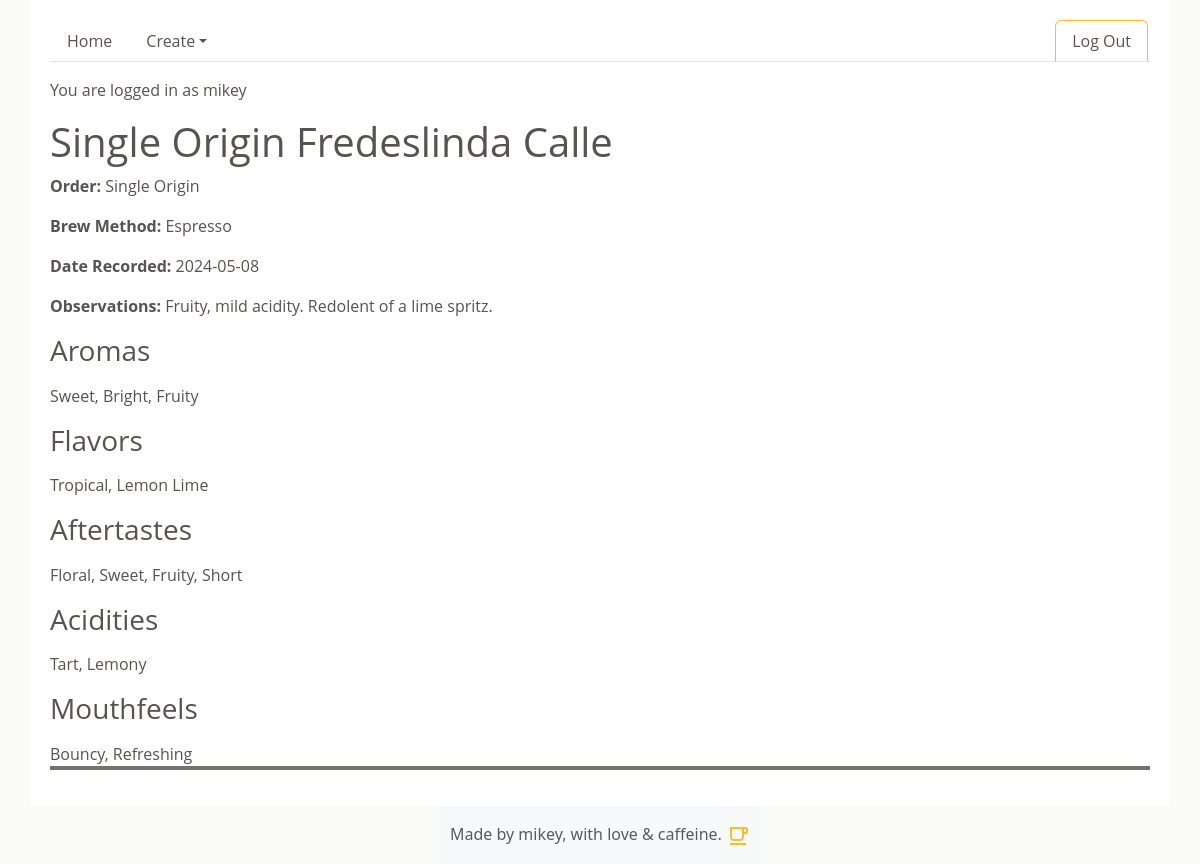
The app's page /note/3 (signed in) with its own data.
### ch_100_app/models.py (models this page shows, shortened)
class User(UserMixin, db.Model):
    id = db.Column(db.Integer, primary_key=True)
    username = db.Column(db.String(80), nullable=False, unique=True)
    password = db.Column(db.String(80), nullable=False)

class Note(db.Model):
    id = db.Column(db.Integer, primary_key=True)
    bean_id = db.Column(db.Integer, db.ForeignKey("bean.id"), nullable=False)
    created_by_id = db.Column(db.Integer, db.ForeignKey("user.id"), nullable=False)
    order = db.Column(db.Enum(OrderCategory), default=OrderCategory.SINGLE_ORIGIN)
    brew_method = db.Column(db.Enum(BrewMethod), default=BrewMethod.DRIP)
    date_recorded = db.Column(db.Date, default=datetime.utcnow)
    observations = db.Column(db.Text, nullable=False)
    bean = db.relationship("Bean", back_populates="notes")
    created_by = db.relationship("User")
    aromas = db.relationship(
        "Aroma", secondary=note_aroma, backref=db.backref("notes", lazy="dynamic")
    )
    flavors = db.relationship(
        "Flavor", secondary=note_flavor, backref=db.backref("notes", lazy="dynamic")
    )
    aftertastes = db.relationship(
        "Aftertaste",
        secondary=note_aftertaste,
        backref=db.backref("notes", lazy="dynamic"),
    )
    acidities = db.relationship(
        "Acidity", secondary=note_acidity, backref=db.backref("notes", lazy="dynamic")
    )
    mouthfeels = db.relationship(
        "Mouthfeel",
        secondary=note_mouthfeel,
        backref=db.backref("notes", lazy="dynamic"),
    )

class Bean(db.Model):
    id = db.Column(db.Integer, primary_key=True)
    name = db.Column(db.String(60), nullable=False)
    origin = db.Column(db.String(100), nullable=False)
    cultivar = db.Column(db.String(60))
    wash_process = db.Column(db.Enum(WashProcess), nullable=False)
    roast_level = db.Column(db.Enum(RoastLevel), nullable=False)
    created_by_id = db.Column(db.Integer, db.ForeignKey("user.id"), nullable=False)
    notes = db.relationship("Note", back_populates="bean")
    created_by = db.relationship("User")

### ch_100_app/main/routes.py (the view)
@main.route("/note/<note_id>", methods=["GET", "POST"])
@login_required
def note_detail(note_id):
    note = Note.query.get(note_id)
    return render_template("note_detail.html", note=note)

### ch_100_app/extensions.py (called while the page is built)
@login_manager.user_loader
def load_user(user_id):
    return User.query.get(user_id)

### ch_100_app/utils.py (called while the page is built)
    def __str__(self):
        return str(self.value)

### ch_100_app/templates/note_detail.html
{% extends 'base.html' %} {% block content %}
<h1>{{ note.order}} {{ note.bean.name }}</h1>
<p><strong>Order:</strong> {{ note.order }}</p>
<p><strong>Brew Method:</strong> {{ note.brew_method }}</p>
<p><strong>Date Recorded:</strong> {{ note.date_recorded }}</p>
<p><strong>Observations:</strong> {{ note.observations }}</p>
<div class="bean_detail_order">
  <div>
    <h3>Aromas</h3>
    {% set aroma_names = [] %} {% for aroma in note.aromas %} {% set _
    = aroma_names.append(aroma.name) %} {% endfor %} {{
    aroma_names|join(', ') }}
    <h3>Flavors</h3>
    {% set flavor_names = [] %} {% for flavor in note.flavors %} {%
    set _ = flavor_names.append(flavor.name) %} {% endfor %} {{
    flavor_names|join(', ') }}
    <h3>Aftertastes</h3>
    {% set aftertaste_names = [] %} {% for aftertaste in
    note.aftertastes %} {% set _ =
    aftertaste_names.append(aftertaste.name) %} {% endfor %} {{
    aftertaste_names|join(', ') }}
    <h3>Acidities</h3>
    {% set acidity_names = [] %} {% for acidity in note.acidities %}
    {% set _ = acidity_names.append(acidity.name) %} {% endfor %} {{
    acidity_names|join(', ') }}
    <h3>Mouthfeels</h3>
    {% set mouthfeel_names = [] %} {% for mouthfeel in note.mouthfeels
    %} {% set _ = mouthfeel_names.append(mouthfeel.name) %} {% endfor
    %} {{ mouthfeel_names|join(', ') }}
  </div>
</div>
{% endblock %}

### ch_100_app/templates/base.html (shortened to what this page needs)
<!DOCTYPE html>
<html lang="en">
  <head>
    <link
      href="https://cdn.jsdelivr.net/npm/bootstrap@5.3.3/dist/css/bootstrap.min.css"
      rel="stylesheet"
    />
    <link rel="stylesheet" href="/static/style.css" />
  </head>
  <body>
    <div id="base-content">
      <ul class="nav nav-tabs">
        <li>
          <a class="nav-link" href="/">Home</a>
        </li>
        {% if current_user.is_authenticated %}
        <li class="nav-item dropdown">
          <a
            class="nav-link dropdown-toggle"
            data-bs-toggle="dropdown"
            href="#"
            role="button"
            aria-expanded="false"
            >Create</a
          >
        </li>
        <li class="nav-item ms-auto">
          <a id="nav-logout" class="nav-link" href="/logout"
            >Log Out</a
          >
        </li>
        {% endif %}
      </ul>
       {% if current_user.is_authenticated %}
      <p>You are logged in as {{ current_user.username }}</p>
      {% endif %} {% block content %} {% endblock %}
    </div>
  </body>
  <footer class="footer mt-auto py-3 bg-body-tertiary">
    <div class="container">
      <span class="text-body-secondary"
        >Made by mikey, with love & caffeine.
      </span>
    </div>
  </footer>
</html>

### ch_100_app/static/style.css (style rules this page uses)
html { height: 100%; }
body { display: flex; flex-direction: column; align-items: center; background-color: #fafaf9; min-height: 100%; }
#base-content { font-family: 'Open Sans', sans-serif; color: #57534e; width: 95%; background-color: white; padding: 20px; height: 100%; flex: 1; }
.nav { margin-bottom: 1rem; }
.nav-link { color: #57534e; }
.bean_detail_order { border-bottom: 0.25rem solid #78716c; margin: 1rem 0px; }
h3 { margin: 1rem 0px; }
footer { flex-shrink: 0; }
#nav-signup, #nav-login, #nav-logout { margin-right: 2px; border-left: 1px solid #fbbf24; border-top: 1px solid #fbbf24; border-right: 1px solid #fbbf24; }

### records on screen
User: username "mikey"
Note: order "Single Origin", brew_method "Espresso", date_recorded "2024-05-08", observations "Fruity, mild acidity. Redolent of a lime spritz."
Bean: bean.name "Fredeslinda Calle"

### other values on screen
{{ aroma_names|join(', ') }} "Sweet, Bright, Fruity"
{{ flavor_names|join(', ') }} "Tropical, Lemon Lime"
{{ aftertaste_names|join(', ') }} "Floral, Sweet, Fruity, Short"
{{ acidity_names|join(', ') }} "Tart, Lemony"
{{ mouthfeel_names|join(', ') }} "Bouncy, Refreshing"
